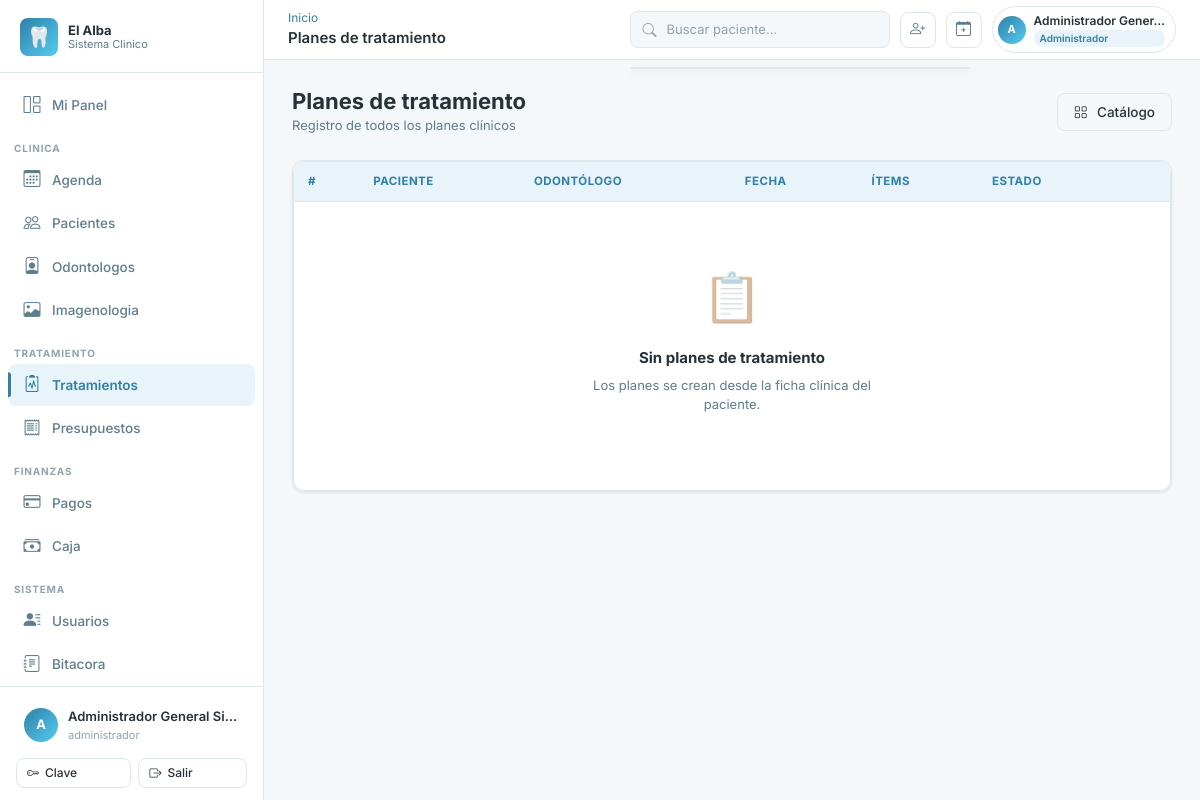
The page /tratamientos/planes/ (signed in) on the database as committed earlier.
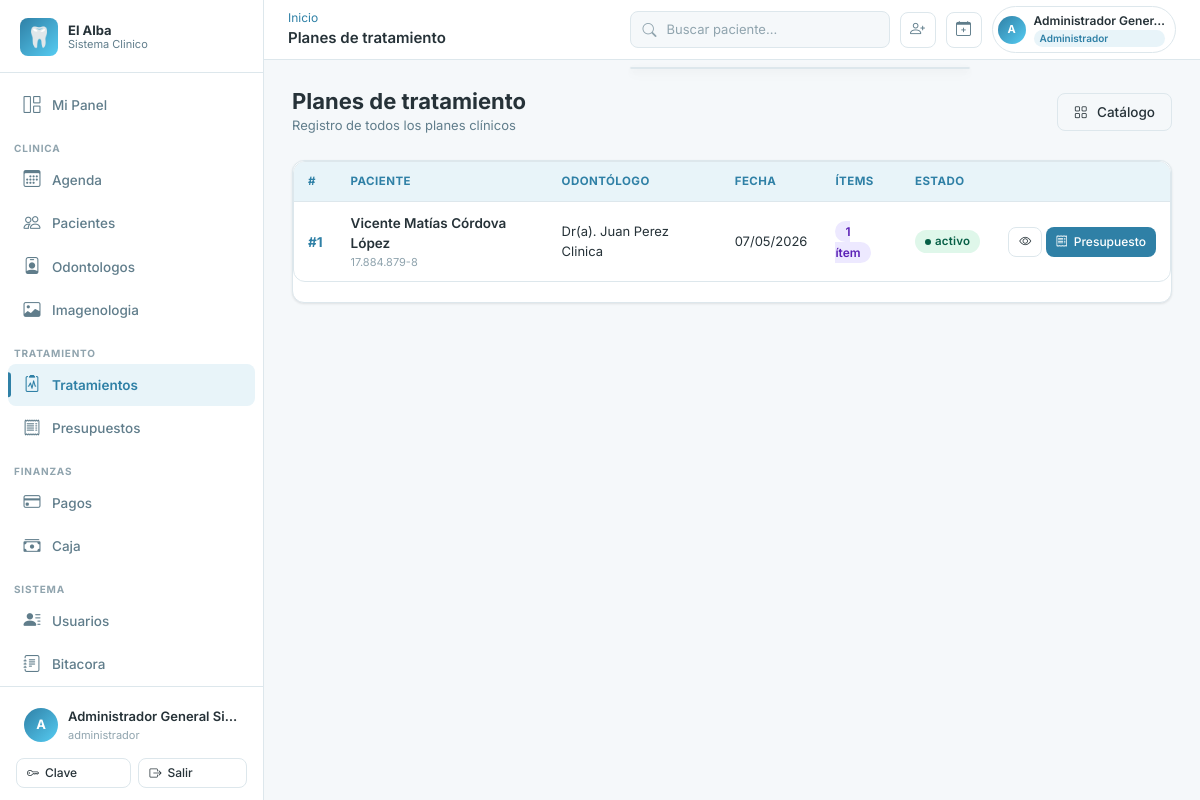
The same page on the database as committed later.
### apps/tratamientos/models.py (models this page shows, shortened)
class PlanTratamiento(models.Model):
    id_plan_tratamiento = models.AutoField(primary_key=True)
    id_ficha_clinica = models.ForeignKey(
        "fichas.FichaClinica",
        db_column="id_ficha_clinica",
        on_delete=models.RESTRICT,
        related_name="planes_tratamiento",
    )
    id_odontologo = models.ForeignKey(
        "odontologos.Odontologo",
        db_column="id_odontologo",
        on_delete=models.RESTRICT,
        related_name="planes_tratamiento",
    )
    id_cita = models.ForeignKey(
        "agenda.Cita",
        db_column="id_cita",
        on_delete=models.SET_NULL,
        null=True,
        blank=True,
        related_name="planes_tratamiento",
    )
    id_evolucion = models.ForeignKey(
        "fichas.EvolucionClinica",
        db_column="id_evolucion",
        on_delete=models.SET_NULL,
        null=True,
        blank=True,
        related_name="planes_tratamiento",
    )
    id_odontograma = models.ForeignKey(
        "odontograma.Odontograma",
        db_column="id_odontograma",
        on_delete=models.SET_NULL,
        null=True,
        blank=True,
        related_name="planes_tratamiento",
    )
    fecha_creacion = models.DateTimeField(default=timezone.now)
    estado_plan = models.CharField(
        max_length=20, choices=EstadoPlanEnum.choices, default=EstadoPlanEnum.ACTIVO
    )
    observaciones = models.TextField(null=True, blank=True)
    fecha_anulacion = models.DateTimeField(null=True, blank=True)
    id_usuario_anula = models.ForeignKey(
        "accounts.Usuario",
        db_column="id_usuario_anula",
        on_delete=models.RESTRICT,
        null=True,
        blank=True,
        related_name="planes_anulados",
    )
    motivo_anulacion = models.CharField(max_length=200, null=True, blank=True)
    class Meta:
        db_table = "planes_tratamiento"
        verbose_name = "Plan de Tratamiento"
        verbose_name_plural = "Planes de Tratamiento"
        ordering = ["-fecha_creacion"]
        indexes = [
            models.Index(fields=["id_ficha_clinica"], name="idx_planes_ficha"),
            models.Index(fields=["id_odontologo"], name="idx_planes_odontologo"),
        ]

### apps/fichas/models.py (models this page shows, shortened)
class FichaClinica(InhabilitableModel, AuditableModel):
    id_ficha_clinica = models.AutoField(primary_key=True)
    id_paciente = models.OneToOneField(
        "pacientes.Paciente",
        db_column="id_paciente",
        on_delete=models.RESTRICT,
        related_name="ficha_clinica",
    )
    numero_ficha = models.CharField(max_length=30, unique=True)
    fecha_apertura = models.DateField()
    estado_ficha = models.CharField(
        max_length=20, choices=EstadoFichaEnum.choices, default=EstadoFichaEnum.ACTIVA
    )
    observaciones_clinicas_generales = models.TextField(null=True, blank=True)
    class Meta:
        db_table = "fichas_clinicas"
        verbose_name = "Ficha Clínica"
        verbose_name_plural = "Fichas Clínicas"
        permissions = [
            ("disable_fichaclinica", "Puede inhabilitar ficha clinica"),
            ("reactivate_fichaclinica", "Puede reactivar ficha clinica"),
        ]
        indexes = [
            models.Index(fields=["id_paciente"], name="idx_fichas_paciente"),
        ]

### apps/pacientes/models.py (models this page shows, shortened)
class Paciente(InhabilitableModel, AuditableModel):
    id_paciente = models.AutoField(primary_key=True)
    id_persona = models.OneToOneField(
        "personas.Persona",
        db_column="id_persona",
        on_delete=models.RESTRICT,
        related_name="paciente",
    )
    contacto_emergencia_nombre = models.CharField(max_length=120, null=True, blank=True)
    contacto_emergencia_telefono = models.CharField(max_length=20, null=True, blank=True)
    observaciones_administrativas = models.TextField(null=True, blank=True)
    fecha_registro = models.DateTimeField(default=timezone.now)
    class Meta:
        db_table = "pacientes"
        verbose_name = "Paciente"
        verbose_name_plural = "Pacientes"
        permissions = [
            ("disable_paciente", "Puede inhabilitar paciente"),
            ("reactivate_paciente", "Puede reactivar paciente"),
        ]
        indexes = [
            models.Index(fields=["id_persona"], name="idx_pacientes_persona"),
        ]
    @property
    def nombre_completo(self):
        return self.id_persona.nombre_completo
    @property
    def rut(self):
        return self.id_persona.rut

### apps/personas/models.py (models this page shows, shortened)
class Persona(models.Model):
    ESTADO_ACTIVO = "activo"
    ESTADO_INACTIVO = "inactivo"
    ESTADO_CHOICES = [
        (ESTADO_ACTIVO, "Activo"),
        (ESTADO_INACTIVO, "Inactivo"),
    ]
    id_persona = models.AutoField(primary_key=True)
    rut = models.CharField(max_length=12, unique=True)
    nombres = models.CharField(max_length=80)
    apellido_paterno = models.CharField(max_length=50)
    apellido_materno = models.CharField(max_length=50, null=True, blank=True)
    fecha_nacimiento = models.DateField(null=True, blank=True)
    id_sexo = models.ForeignKey(
        Sexo,
        db_column="id_sexo",
        on_delete=models.RESTRICT,
        null=True,
        blank=True,
        related_name="personas",
    )
    correo = models.CharField(max_length=120, unique=True, null=True, blank=True)
    telefono = models.CharField(max_length=20, null=True, blank=True)
    direccion = models.CharField(max_length=150, null=True, blank=True)
    comuna = models.CharField(max_length=80, null=True, blank=True)
    ciudad = models.CharField(max_length=80, null=True, blank=True)
    estado_persona = models.CharField(
        max_length=20, choices=ESTADO_CHOICES, default=ESTADO_ACTIVO
    )
    fecha_creacion = models.DateTimeField(default=timezone.now)
    fecha_actualizacion = models.DateTimeField(auto_now=True)
    class Meta:
        db_table = "personas"
        verbose_name = "Persona"
        verbose_name_plural = "Personas"
        indexes = [
            models.Index(fields=["rut"], name="idx_personas_rut"),
            models.Index(fields=["id_sexo"], name="idx_personas_id_sexo"),
        ]
    @property
    def nombre_completo(self) -> str:
        partes = [self.nombres, self.apellido_paterno]
        if self.apellido_materno:
            partes.append(self.apellido_materno)
        return " ".join(partes)

### apps/odontologos/models.py (models this page shows, shortened)
class Odontologo(models.Model):
    ESTADO_ACTIVO = "activo"
    ESTADO_INACTIVO = "inactivo"
    ESTADO_SUSPENDIDO = "suspendido"
    ESTADO_CHOICES = [
        (ESTADO_ACTIVO, "Activo"),
        (ESTADO_INACTIVO, "Inactivo"),
        (ESTADO_SUSPENDIDO, "Suspendido"),
    ]
    id_odontologo = models.AutoField(primary_key=True)
    id_usuario = models.OneToOneField(
        "accounts.Usuario",
        db_column="id_usuario",
        on_delete=models.RESTRICT,
        related_name="odontologo",
    )
    numero_registro = models.CharField(max_length=30, unique=True)
    duracion_cita_base_min = models.PositiveSmallIntegerField()
    estado_profesional = models.CharField(
        max_length=20, choices=ESTADO_CHOICES, default=ESTADO_ACTIVO
    )
    especialidades = models.ManyToManyField(
        Especialidad,
        through="OdontologoEspecialidad",
        related_name="odontologos",
    )
    class Meta:
        db_table = "odontologos"
        verbose_name = "Odontólogo"
        verbose_name_plural = "Odontólogos"
    @property
    def nombre_completo(self):
        return self.id_usuario.nombre_completo

### apps/accounts/models.py (models this page shows, shortened)
class Usuario(AbstractBaseUser):
    ESTADO_ACTIVO = "activo"
    ESTADO_INACTIVO = "inactivo"
    ESTADO_BLOQUEADO = "bloqueado"
    ESTADO_CHOICES = [
        (ESTADO_ACTIVO, "Activo"),
        (ESTADO_INACTIVO, "Inactivo"),
        (ESTADO_BLOQUEADO, "Bloqueado"),
    ]
    id_usuario = models.AutoField(primary_key=True)
    id_persona = models.OneToOneField(
        "personas.Persona",
        db_column="id_persona",
        on_delete=models.RESTRICT,
        related_name="usuario",
    )
    username = models.CharField(max_length=50, unique=True)
    password_hash = models.CharField(max_length=255)
    estado_acceso = models.CharField(
        max_length=20, choices=ESTADO_CHOICES, default=ESTADO_ACTIVO
    )
    ultimo_acceso = models.DateTimeField(null=True, blank=True)
    fecha_creacion = models.DateTimeField(default=timezone.now)
    fecha_actualizacion = models.DateTimeField(auto_now=True)
    is_staff = models.BooleanField(default=False)
    is_superuser = models.BooleanField(default=False)
    PASSWORD_FIELD = "password_hash"
    USERNAME_FIELD = "username"
    REQUIRED_FIELDS = []
    objects = UsuarioManager()
    class Meta:
        db_table = "usuarios"
        verbose_name = "Usuario"
        verbose_name_plural = "Usuarios"
        permissions = [
            ("disable_usuario", "Puede inhabilitar usuario"),
            ("reactivate_usuario", "Puede reactivar usuario"),
            ("reset_password_usuario", "Puede resetear password de usuario"),
        ]
    def has_perm(self, perm, obj=None):
        if self.is_superuser:
            return True
    def has_perms(self, perm_list, obj=None):
        if not isinstance(perm_list, (list, tuple)):
            perm_list = [perm_list]
        return all(self.has_perm(perm, obj) for perm in perm_list)
    def tiene_rol(self, *roles: str) -> bool:
        if self.is_superuser:
            return True
    @property
    def password(self):
        return self.password_hash
    @password.setter
    def password(self, value):
        self.password_hash = value
    @property
    def nombre_completo(self):
        try:
            return self.id_persona.nombre_completo
        except Exception:
            return self.username

### apps/tratamientos/views.py (the view)
# urls.py: path("planes/", views.PlanTratamientoListView.as_view(), name="planes"),
class PlanTratamientoListView(PermisoRequeridoMixin, ListView):
    permission_required = "tratamientos.view_plantratamiento"
    template_name = "tratamientos/plan_lista.html"
    context_object_name = "planes"
    paginate_by = 20
    queryset = (
        PlanTratamiento.objects.select_related(
            "id_ficha_clinica__id_paciente__id_persona",
            "id_odontologo__id_usuario__id_persona",
        )
        .order_by("-fecha_creacion")
    )
    def get_queryset(self):
        qs = super().get_queryset()
        if self.request.user.tiene_rol("odontologo") and not self.request.user.tiene_rol(
            "administrador", "director", "director_clinico"
        ):
            qs = qs.filter(id_odontologo__id_usuario=self.request.user)
        return qs

### apps/core/context_processors.py (called while the page is built)
def clinica_context(request):
    ctx = {
        "CLINICA_NOMBRE": settings.CLINICA_NOMBRE,
        "CLINICA_RUT": settings.CLINICA_RUT,
        "CLINICA_DIRECCION": settings.CLINICA_DIRECCION,
        "CLINICA_TELEFONO": settings.CLINICA_TELEFONO,
        "CLINICA_EMAIL": settings.CLINICA_EMAIL,
    }
    if request.user.is_authenticated:
        ctx["usuario_roles"] = list(
            request.user.usuario_roles.filter(rol__estado_rol="activo")
            .values_list("rol__nombre", flat=True)
        )
        try:
            from apps.caja.models import Caja
            ctx["caja_usuario"] = Caja.objects.filter(
                id_usuario_apertura=request.user,
                estado_caja="abierta",
            ).first()
        except Exception:
            ctx["caja_usuario"] = None
    return ctx

### apps/core/templatetags/core_tags.py (called while the page is built)
@register.filter(name='user_tiene_rol')
def user_tiene_rol(user, roles_str):
    if not user or not user.is_authenticated:
        return False
    roles = [r.strip() for r in roles_str.split(',')]
    if hasattr(user, 'tiene_rol'):
        return user.tiene_rol(*roles)
    return False

### templates/tratamientos/plan_lista.html (shortened to what this page needs)
{% extends 'base.html' %}
{% load core_tags %}
{% block topbar_title %}Planes de tratamiento{% endblock %}
{% block content %}
<div class="page-header">
  <div>
    <h1 class="page-title">Planes de tratamiento</h1>
    <p class="page-subtitle">Registro de todos los planes clínicos</p>
  </div>
  <a href="{% url 'tratamientos:lista' %}" class="btn btn-outline"><i class="bi bi-grid me-1"></i>Catálogo</a>
</div>
<div class="card">
  <div class="table-wrapper">
    <table class="alba-table">
      <thead>
        <tr>
          <th>#</th>
          <th>Paciente</th>
          <th>Odontólogo</th>
          <th>Fecha</th>
          <th>Ítems</th>
          <th>Estado</th>
          <th></th>
        </tr>
      </thead>
      <tbody>
        {% for plan in planes %}
        <tr>
          <td style="font-weight:700;color:var(--color-acento);">#{{ plan.id_plan_tratamiento }}</td>
          <td>
            <a href="{% url 'pacientes:detalle' plan.id_ficha_clinica.id_paciente_id %}"
               style="font-weight:600;color:var(--color-texto);text-decoration:none;">
              {{ plan.id_ficha_clinica.id_paciente.nombre_completo }}
            </a>
            <div style="font-size:11px;color:var(--color-texto-muy-suave);">
              {{ plan.id_ficha_clinica.id_paciente.rut|rut_format }}
            </div>
          </td>
          <td style="font-size:13px;">Dr(a). {{ plan.id_odontologo.nombre_completo }}</td>
          <td style="font-size:13px;">{{ plan.fecha_creacion|date:"d/m/Y" }}</td>
          <td>
            <span style="background:var(--color-lavanda);color:#5b21b6;padding:3px 10px;border-radius:99px;font-size:12px;font-weight:600;">
              {{ plan.detalles.count }} ítem{{ plan.detalles.count|pluralize }}
            </span>
          </td>
          <td><span class="badge-estado {{ plan.estado_plan }}">{{ plan.estado_plan }}</span></td>
          <td>
            <div class="d-flex gap-1">
              <a href="{% url 'tratamientos:plan_detalle' plan.id_plan_tratamiento %}" class="btn btn-outline btn-sm">
                <i class="bi bi-eye"></i>
              </a>
              {% if perms.presupuestos.add_presupuesto %}
              <a href="{% url 'presupuestos:emitir' plan.id_plan_tratamiento %}" class="btn btn-primary btn-sm">
                <i class="bi bi-receipt"></i> Presupuesto
              </a>
              {% endif %}
            </div>
          </td>
        </tr>
        {% empty %}
        <tr>
          <td colspan="7">
            <div class="empty-state" style="padding:48px;">
              <div class="empty-state-icon">📋</div>
              <div class="empty-state-title">Sin planes de tratamiento</div>
              <div class="empty-state-desc">Los planes se crean desde la ficha clínica del paciente.</div>
            </div>
          </td>
        </tr>
        {% endfor %}
      </tbody>
    </table>
  </div>
  {% if planes %}<div class="card-body pt-0">{% include 'partials/_pagination.html' %}</div>{% endif %}
</div>
{% endblock %}

### templates/base.html (shortened to what the changed rows need)
{% load static core_tags %}
<!DOCTYPE html>
<html lang="es">
<head>
  <link rel="stylesheet" href="https://cdn.jsdelivr.net/npm/bootstrap-icons@1.11.3/font/bootstrap-icons.min.css">
  <link href="https://cdn.jsdelivr.net/npm/bootstrap@5.3.3/dist/css/bootstrap.min.css" rel="stylesheet">
  <link rel="stylesheet" href="{% static 'css/main.css' %}">
</head>
<body>
<div class="app-wrapper">
  <aside class="sidebar" id="sidebar" role="navigation" aria-label="Menu principal">
    <div class="sidebar-footer">
      <div class="sidebar-user" role="button" tabindex="0" aria-label="Opciones de usuario">
        <div class="sidebar-user-info">
          <div class="sidebar-user-name">{{ request.user.nombre_completo }}</div>
          <div class="sidebar-user-role">
            {% for rol in usuario_roles %}{{ rol }}{% if not forloop.last %}, {% endif %}{% endfor %}
          </div>
        </div>
      </div>
    </div>
  </aside>
  <div class="main-content">
    <header class="topbar" role="banner">
      <div class="topbar-actions">
        <div class="topbar-user-chip" id="topbar-user-menu" role="button" tabindex="0" aria-label="Menu de usuario">
          <div class="d-none d-md-block">
            <div class="topbar-user-name">{{ request.user.nombre_completo|truncatechars:20 }}</div>
            {% for rol in usuario_roles|slice:":1" %}
            <div class="topbar-role-chip">{{ rol }}</div>
            {% endfor %}
          </div>
        </div>
      </div>
    </header>
    <main class="page-content" id="main-content" tabindex="-1">
      {% block content %}{% endblock %}
    </main>
  </div>
</div>
</body>
</html>

Rows that differ between the two databases and show on the page:
added PlanTratamiento: id_plan_tratamiento "1", id_ficha_clinica.id_paciente.nombre_completo "Vicente Matías Córdova López", id_ficha_clinica.id_paciente.rut|rut_format "17.884.879-8", id_odontologo.nombre_completo "Juan Perez Clinica", fecha_creacion "07/05/2026", detalles.count "1", estado_plan "activo"
Other text that changed with them:
text no longer shown: "📋 Sin planes de tratamiento Los planes se crean desde la ficha clínica del paciente."
